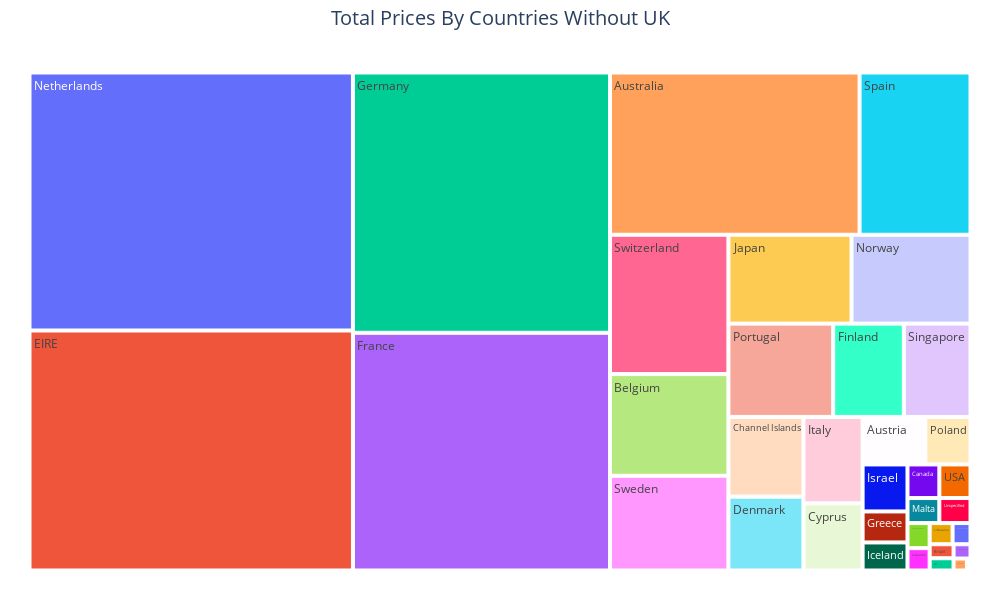

Notebook cell for this chart:
### Code cell
# PLOTLY TREEMAP
fig = px.treemap(df_TotalRevenue.iloc[1:],
                 path=[df_TotalRevenue.iloc[1:].index],
                 values='TotalRevenue',
                 width=1000,
                 height=600)
fig.update_layout(title_text='Total Prices By Countries Without UK',
                  title_x=0.5, title_font=dict(size=20)
                  )
fig.update_layout(margin=dict(t=50, l=25, r=25, b=25))
fig.show()

### Figure 1 — Plotly figure (JSON) as saved in the notebook; plotly's stock layout.template omitted (floating-point values rounded to 4 significant figures)
{"data": [{"branchvalues": "total", "domain": {"x": [0, 1], "y": [0, 1]}, "hovertemplate": "labels=%{label}<br>TotalRevenue=%{value}<br>parent=%{parent}<br>id=%{id}<extra></extra>", "ids": ["Australia", "Austria", "Bahrain", "Belgium", "Brazil", "Canada", "Channel Islands", "Cyprus", "Czech Republic", "Denmark", "EIRE", "European Community", "Finland", "France", "Germany", "Greece", "Iceland", "Israel", "Italy", "Japan", "Lebanon", "Lithuania", "Malta", "Netherlands", "Norway", "Poland", "Portugal", "RSA", "Saudi Arabia", "Singapore", "Spain", "Sweden", "Switzerland", "USA", "United Arab Emirates", "Unspecified"], "labels": ["Australia", "Austria", "Bahrain", "Belgium", "Brazil", "Canada", "Channel Islands", "Cyprus", "Czech Republic", "Denmark", "EIRE", "European Community", "Finland", "France", "Germany", "Greece", "Iceland", "Israel", "Italy", "Japan", "Lebanon", "Lithuania", "Malta", "Netherlands", "Norway", "Poland", "Portugal", "RSA", "Saudi Arabia", "Singapore", "Spain", "Sweden", "Switzerland", "USA", "United Arab Emirates", "Unspecified"], "name": "", "parents": ["", "", "", "", "", "", "", "", "", "", "", "", "", "", "", "", "", "", "", "", "", "", "", "", "", "", "", "", "", "", "", "", "", "", "", ""], "type": "treemap", "values": [138500.0, 10200.0, 548.4, 41200.0, 1144.0, 3666.0, 20450.0, 13590.0, 826.7, 18960.0, 265500.0, 1300.0, 22550.0, 209000.0, 228900.0, 4761.0, 4310, 7222.0, 17480.0, 37420.0, 1694.0, 1661.0, 2726.0, 285400.0, 36170.0, 7335.0, 33440.0, 1002.0, 145.9, 21280.0, 61580.0, 38380.0, 56440.0, 3580.0, 1902.0, 2667.0]}], "layout": {"height": 600, "legend": {"tracegroupgap": 0}, "margin": {"b": 25, "l": 25, "r": 25, "t": 50}, "title": {"font": {"size": 20}, "text": "Total Prices By Countries Without UK", "x": 0.5}, "width": 1000}}
